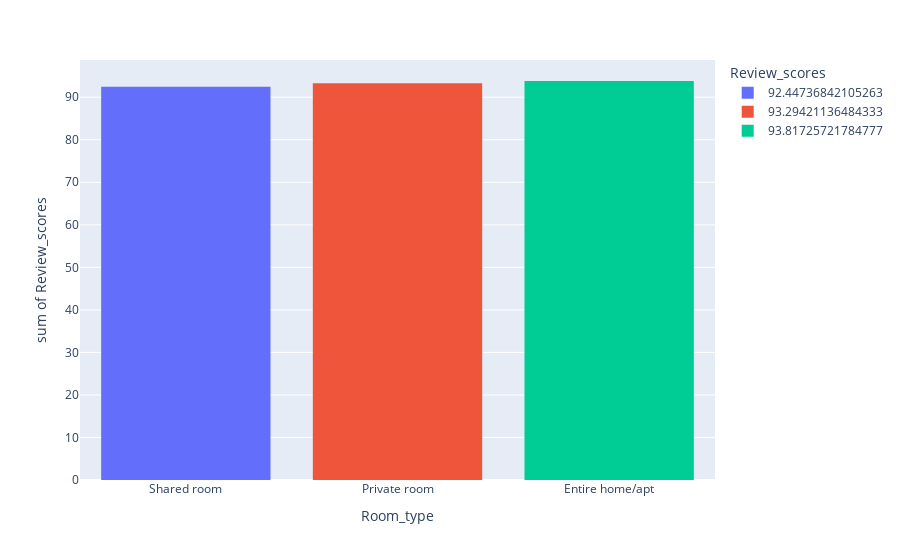

The notebook cell this image was saved under:
### Code cell
# Average review scores for each room type
df1 = df_new.groupby("Room_type",as_index=False)["Review_scores"].mean().sort_values(by="Review_scores")
fig = px.histogram(data_frame=df1,x="Room_type",y="Review_scores",color="Review_scores")
fig.show()

### Figure 1 — Plotly figure (JSON) as saved in the notebook; plotly's stock layout.template omitted (floating-point values rounded to 4 significant figures)
{"data": [{"alignmentgroup": "True", "bingroup": "x", "histfunc": "sum", "hovertemplate": "Review_scores=92.44736842105263<br>Room_type=%{x}<br>sum of Review_scores=%{y}<extra></extra>", "legendgroup": "92.44736842105263", "marker": {"color": "#636efa", "pattern": {"shape": ""}}, "name": "92.44736842105263", "offsetgroup": "92.44736842105263", "orientation": "v", "showlegend": true, "type": "histogram", "x": ["Shared room"], "xaxis": "x", "y": [92.45], "yaxis": "y"}, {"alignmentgroup": "True", "bingroup": "x", "histfunc": "sum", "hovertemplate": "Review_scores=93.29421136484333<br>Room_type=%{x}<br>sum of Review_scores=%{y}<extra></extra>", "legendgroup": "93.29421136484333", "marker": {"color": "#EF553B", "pattern": {"shape": ""}}, "name": "93.29421136484333", "offsetgroup": "93.29421136484333", "orientation": "v", "showlegend": true, "type": "histogram", "x": ["Private room"], "xaxis": "x", "y": [93.29], "yaxis": "y"}, {"alignmentgroup": "True", "bingroup": "x", "histfunc": "sum", "hovertemplate": "Review_scores=93.81725721784777<br>Room_type=%{x}<br>sum of Review_scores=%{y}<extra></extra>", "legendgroup": "93.81725721784777", "marker": {"color": "#00cc96", "pattern": {"shape": ""}}, "name": "93.81725721784777", "offsetgroup": "93.81725721784777", "orientation": "v", "showlegend": true, "type": "histogram", "x": ["Entire home/apt"], "xaxis": "x", "y": [93.82], "yaxis": "y"}], "layout": {"barmode": "relative", "legend": {"title": {"text": "Review_scores"}, "tracegroupgap": 0}, "margin": {"t": 60}, "xaxis": {"anchor": "y", "domain": [0, 1], "title": {"text": "Room_type"}}, "yaxis": {"anchor": "x", "categoryarray": [93.82, 93.29, 92.45], "categoryorder": "array", "domain": [0, 1], "title": {"text": "sum of Review_scores"}}}}
